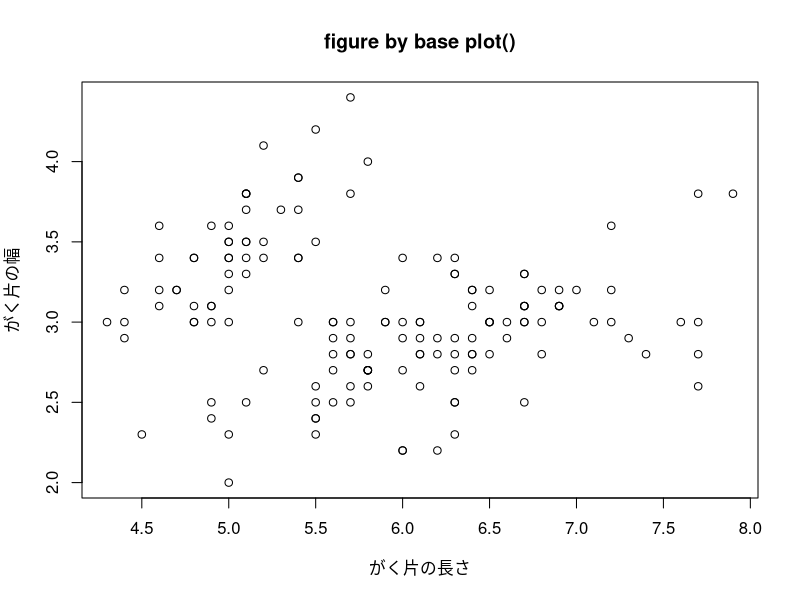
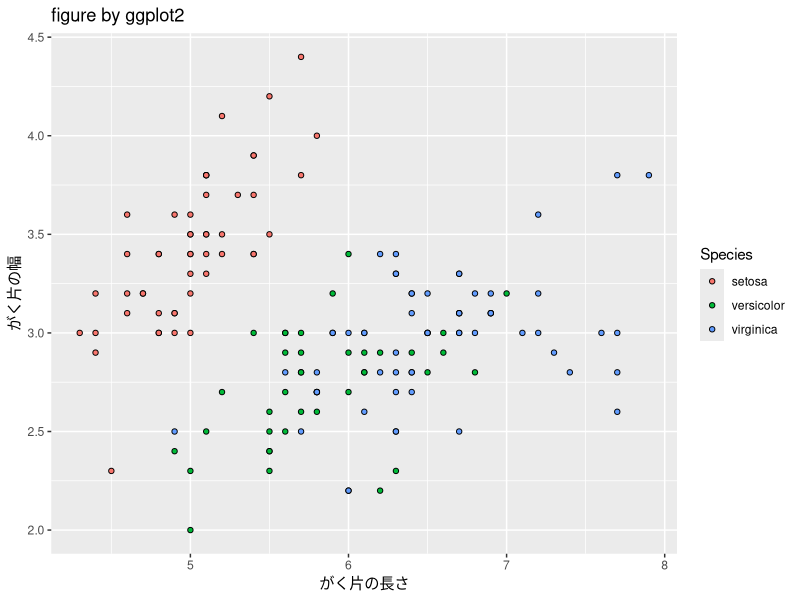

Write R code to recreate these figures, in order.
## ---- chunk 1
library(tidyverse)
library(knitr)

# グラフはcairo_pdfで出力するようにして日本語フォントを指定
knitr::opts_chunk$set(dev="cairo_pdf", dev.args=list(family="Noto Sans CJK JP"))
## ---- chunk 2
plot(x = iris$Sepal.Length, y = iris$Sepal.Width, 
     xlab = "がく片の長さ", ylab = "がく片の幅",
     main = "figure by base plot()")
## ---- chunk 3
iris %>% 
  ggplot(aes(x = Sepal.Length, y = Sepal.Width, fill = Species)) +
    geom_point(pch = 21) +
    xlab("がく片の長さ") +
    ylab("がく片の幅") +
    ggtitle("figure by ggplot2")
